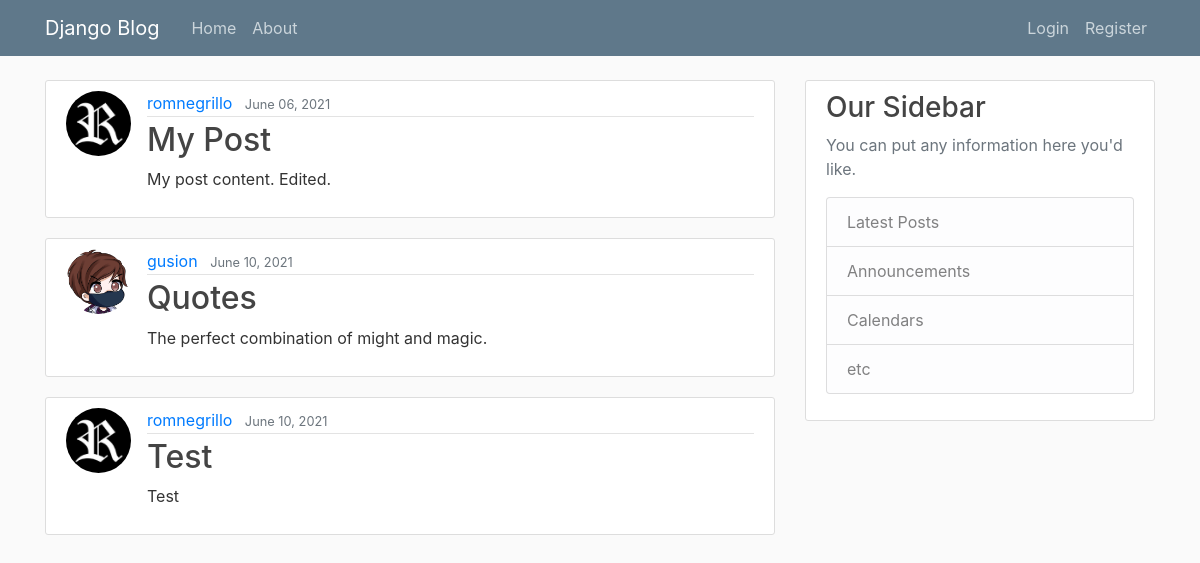
Before: / with the older database file.
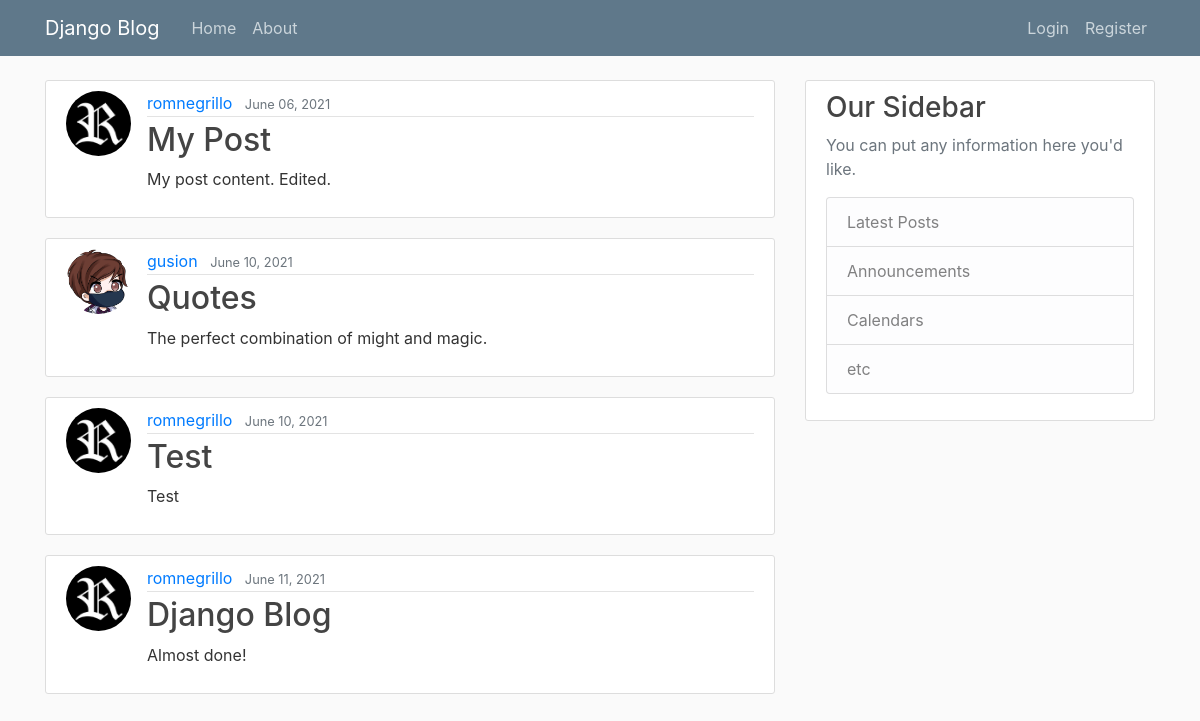
After: the same page with the newer database file.
### blog/models.py (models this page shows, shortened)
class Post(models.Model):
    title = models.CharField(max_length = 100)
    content = models.TextField()
    date_posted = models.DateTimeField(default = timezone.now)
    author = models.ForeignKey(User, on_delete = models.CASCADE)

### users/models.py (models this page shows, shortened)
class Profile(models.Model):
    user = models.OneToOneField(User, on_delete = models.CASCADE)
    image = models.ImageField(default = "default.jpg", upload_to = "profile_pics")

### blog/views.py (the view)
# urls.py: 2. Add a URL to urlpatterns:  path('', views.home, name='home')
def home(request):
    posts = Post.objects.all()
    return render(request, "blog/home.html", {"posts": posts})

### blog/templates/blog/home.html
{% extends "blog/base.html" %}
{% block content %}
    {% for post in posts %}
    <article class="media content-section">
      <img class="rounded-circle article-img" src="{{ post.author.profile.image.url }}">
      <div class="media-body">
        <div class="article-metadata">
          <a class="mr-2" href="{% url 'profile' %}">{{ post.author }}</a>
          <small class="text-muted">{{ post.date_posted|date:"F d, Y" }}</small>
        </div>
        <h2><a class="article-title" href="{% url 'blog-post' post.id %}">{{ post.title }}</a></h2>
        <p class="article-content">{{ post.content }}</p>
      </div>
    </article>
    {% endfor %}
{% endblock content %}

Changed rows visible on the page:
added Post: author.profile.image (picture), author "romnegrillo", date_posted "June 11, 2021", title "Django Blog", content "Almost done!"
